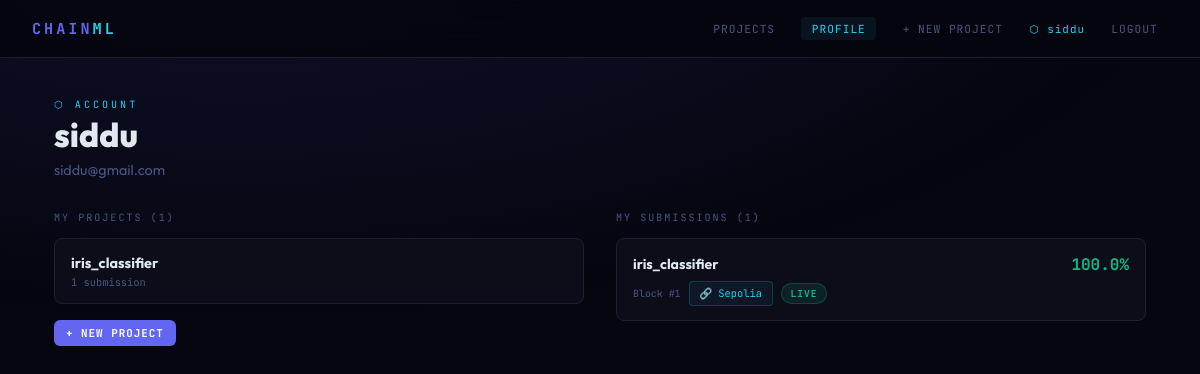
Screenshot of /profile (signed in) with the database file from the repository.
### tables this page shows
CREATE TABLE users (
        id INTEGER PRIMARY KEY AUTOINCREMENT,
        username TEXT NOT NULL UNIQUE,
        email TEXT NOT NULL UNIQUE,
        password_hash TEXT NOT NULL,
        created_at REAL NOT NULL);

CREATE TABLE projects (
        id INTEGER PRIMARY KEY AUTOINCREMENT,
        owner_id INTEGER NOT NULL,
        name TEXT NOT NULL UNIQUE,
        description TEXT DEFAULT '',
        dataset_path TEXT NOT NULL,
        dataset_name TEXT NOT NULL,
        created_at REAL NOT NULL,
        FOREIGN KEY(owner_id) REFERENCES users(id));

CREATE TABLE submissions (
        id INTEGER PRIMARY KEY AUTOINCREMENT,
        project_id INTEGER NOT NULL,
        user_id INTEGER NOT NULL,
        model_filename TEXT NOT NULL,
        model_path TEXT NOT NULL,
        model_hash TEXT NOT NULL,
        verified_accuracy REAL NOT NULL,
        combined_hash TEXT NOT NULL,
        eth_tx_hash TEXT NOT NULL,
        eth_tx_url TEXT NOT NULL,
        eth_mode TEXT NOT NULL DEFAULT 'mock',
        block_index INTEGER NOT NULL,
        previous_hash TEXT NOT NULL,
        submitted_at REAL NOT NULL,
        FOREIGN KEY(project_id) REFERENCES projects(id),
        FOREIGN KEY(user_id) REFERENCES users(id));

### app.py (the view)
@app.route("/profile")
@login_required
def profile():
    my_projects    = get_user_projects(g.user["id"])
    my_submissions = get_user_submissions(g.user["id"])
    return render_template("profile.html",
                           my_projects=my_projects,
                           my_submissions=my_submissions)

### app.py (called while the page is built)
def login_required(f):
    from functools import wraps
    @wraps(f)
    def decorated(*args, **kwargs):
        if not session.get("user_id"):
            return redirect(url_for("login"))
        return f(*args, **kwargs)
    return decorated

@app.before_request
def load_user():
    uid = session.get("user_id")
    g.user = get_user_by_id(uid) if uid else None

@app.context_processor
def inject_user():
    return {"current_user": g.user}

### database.py (called while the page is built)
def get_conn():
    conn = sqlite3.connect(DB_PATH)
    conn.row_factory = sqlite3.Row
    conn.execute("PRAGMA foreign_keys = ON")
    return conn

def get_user_by_id(uid):
    conn = get_conn()
    row = conn.execute("SELECT * FROM users WHERE id=?", (uid,)).fetchone()
    conn.close(); return dict(row) if row else None

def get_user_submissions(uid):
    conn = get_conn()
    rows = conn.execute("""SELECT s.*, p.name AS project_name FROM submissions s
        JOIN projects p ON s.project_id=p.id WHERE s.user_id=?
        ORDER BY s.submitted_at DESC""", (uid,)).fetchall()
    conn.close(); return [dict(r) for r in rows]

def get_user_projects(uid):
    conn = get_conn()
    rows = conn.execute("""SELECT p.*, COUNT(s.id) AS submission_count FROM projects p
        LEFT JOIN submissions s ON s.project_id=p.id WHERE p.owner_id=?
        GROUP BY p.id ORDER BY p.created_at DESC""", (uid,)).fetchall()
    conn.close(); return [dict(r) for r in rows]

### templates/profile.html (shortened to what this page needs)
{% extends "base.html" %}
{% block content %}
<div class="ph"><div class="ph-eye">⬡ Account</div><h1>{{ current_user.username }}</h1><p>{{ current_user.email }}</p></div>
<div class="profile-grid">
  <div>
    <div class="section-title">My Projects ({{ my_projects|length }})</div>
    {% if my_projects %}
    {% for p in my_projects %}
    <a href="/project/{{ p.id }}" class="proj-mini">
      <div class="pn">{{ p.name }}</div>
      <div class="pc">{{ p.submission_count }} submission{{ 's' if p.submission_count != 1 else '' }}</div>
    </a>
    {% endfor %}
    {% else %}
    <div style="color:var(--muted);font-size:.85rem;padding:1rem 0;">No projects yet. <a href="/projects/new" style="color:var(--accent2);">Create one.</a></div>
    {% endif %}
    <div style="margin-top:1rem;"><a href="/projects/new" class="btn btn-primary btn-sm">+ New Project</a></div>
  </div>
  <div>
    <div class="section-title">My Submissions ({{ my_submissions|length }})</div>
    {% if my_submissions %}
    {% for s in my_submissions %}
    <div class="sub-row">
      <div class="sr-top">
        <a href="/project/{{ s.project_id }}" class="sr-proj" style="text-decoration:none;">{{ s.project_name }}</a>
        <span class="sr-acc">{{ "%.1f"|format(s.verified_accuracy*100) }}%</span>
      </div>
      <div style="display:flex;align-items:center;gap:.5rem;flex-wrap:wrap;">
        <span style="font-family:var(--mono);font-size:.62rem;color:var(--muted);">Block #{{ s.block_index }}</span>
        <a href="{{ s.eth_tx_url }}" target="_blank" class="eth-link">🔗 {% if s.eth_mode=='real' %}Sepolia{% else %}Mock{% endif %}</a>
        {% if s.eth_mode=='mock' %}<span class="badge badge-mock">mock</span>{% else %}<span class="badge badge-green">live</span>{% endif %}
      </div>
    </div>
    {% endfor %}
    {% else %}
    <div style="color:var(--muted);font-size:.85rem;padding:1rem 0;">No submissions yet. Browse projects to contribute.</div>
    {% endif %}
  </div>
</div>
{% endblock %}

### templates/base.html (shortened to what this page needs)
<!DOCTYPE html>
<html lang="en">
<head>
</head>
<body>
<nav>
  <a href="/" class="nav-brand">CHAIN<em>ML</em></a>
  <a href="/" class="nav-link {% if request.endpoint=='home' %}active{% endif %}">Projects</a>
  {% if current_user %}
  <a href="/profile" class="nav-link {% if request.endpoint=='profile' %}active{% endif %}">Profile</a>
  <a href="/projects/new" class="nav-link">+ New Project</a>
  <span class="nav-user">⬡ {{ current_user.username }}</span>
  <a href="/logout" class="nav-link">Logout</a>
  {% else %}
  <a href="/login" class="nav-link {% if request.endpoint=='login' %}active{% endif %}">Login</a>
  <a href="/register" class="nav-btn">Register</a>
  {% endif %}
</nav>
<main>{% block content %}{% endblock %}</main>
</body>
</html>

### templates/base.html (style rules this page uses)
:root { --bg:#060610;--surface:#0d0d1a;--card:#12121f;--border:#1e1e35; --accent:#6366f1;--accent2:#22d3ee;--green:#10b981;--red:#f43f5e;--gold:#f59e0b; --text:#e2e8f0;--muted:#4b5680;--mono:'JetBrains Mono',monospace;--sans:'Outfit',sans-serif; }
* { margin:0;padding:0;box-sizing:border-box; }
body { background:var(--bg);color:var(--text);font-family:var(--sans);min-height:100vh; }
body::before { content:'';position:fixed;inset:0; background:radial-gradient(ellipse 80% 50% at 20% -10%,rgba(99,102,241,.12),transparent), radial-gradient(ellipse 60% 40% at 80% 110%,rgba(34,211,238,.08),transparent); pointer-events:none;z-index:0; }
nav { position:sticky;top:0;z-index:100;background:rgba(6,6,16,.92);backdrop-filter:blur(20px); border-bottom:1px solid var(--border);display:flex;align-items:center;gap:1rem;padding:0 2rem;height:58px; }
.nav-brand { font-family:var(--mono);font-size:.95rem;font-weight:700;color:var(--accent);text-decoration:none;letter-spacing:3px;margin-right:auto; }
.nav-brand em { color:var(--accent2);font-style:normal; }
.nav-link { font-family:var(--mono);font-size:.7rem;color:var(--muted);text-decoration:none; letter-spacing:1px;text-transform:uppercase;padding:.3rem .65rem;border-radius:4px;transition:all .2s; }
.nav-link:hover,.nav-link.active { color:var(--accent2);background:rgba(34,211,238,.07); }
.nav-user { font-family:var(--mono);font-size:.68rem;color:var(--accent2);letter-spacing:1px; }
main { position:relative;z-index:1;max-width:1140px;margin:0 auto;padding:2.5rem 1.5rem; }
.ph { margin-bottom:2rem; }
.ph-eye { font-family:var(--mono);font-size:.63rem;letter-spacing:3px;text-transform:uppercase;color:var(--accent2);margin-bottom:.4rem; }
.ph h1 { font-size:2.1rem;font-weight:800;line-height:1.1; }
.ph p { color:var(--muted);font-size:.9rem;margin-top:.4rem; }
.btn { display:inline-flex;align-items:center;gap:.45rem;padding:.6rem 1.2rem;border-radius:6px; font-family:var(--mono);font-size:.75rem;font-weight:700;letter-spacing:1px;text-transform:uppercase; cursor:pointer;text-decoration:none;border:none;transition:all .2s; }
.btn-primary { background:var(--accent);color:#fff; }
.btn-sm { padding:.38rem .75rem;font-size:.68rem; }
.badge { display:inline-flex;align-items:center;gap:.3rem;padding:.18rem .55rem;border-radius:20px; font-family:var(--mono);font-size:.6rem;font-weight:700;letter-spacing:1px;text-transform:uppercase; }
.badge-green { background:rgba(16,185,129,.12);color:var(--green);border:1px solid rgba(16,185,129,.25); }
.eth-link { display:inline-flex;align-items:center;gap:.4rem;font-family:var(--mono);font-size:.65rem; color:var(--accent2);text-decoration:none;border:1px solid rgba(34,211,238,.2); background:rgba(34,211,238,.05);padding:.28rem .6rem;border-radius:4px;transition:all .2s; }

### templates/profile.html (style rules this page uses)
.profile-grid { display:grid;grid-template-columns:1fr 1fr;gap:2rem; }
.section-title { font-family:var(--mono);font-size:.63rem;letter-spacing:2px;text-transform:uppercase;color:var(--muted);margin-bottom:.9rem; }
.proj-mini { display:block;text-decoration:none;background:var(--surface);border:1px solid var(--border);border-radius:8px;padding:.9rem 1rem;transition:all .2s;margin-bottom:.6rem; }
.proj-mini .pn { font-weight:700;font-size:.9rem;color:var(--text); }
.proj-mini .pc { font-family:var(--mono);font-size:.65rem;color:var(--muted);margin-top:.2rem; }
.sub-row { background:var(--surface);border:1px solid var(--border);border-radius:8px;padding:.9rem 1rem;margin-bottom:.6rem; }
.sub-row .sr-top { display:flex;justify-content:space-between;align-items:center;margin-bottom:.4rem; }
.sub-row .sr-proj { font-weight:700;font-size:.88rem;color:var(--text); }
.sub-row .sr-acc { font-family:var(--mono);font-weight:700;color:var(--green); }

### rows the page displays
users: username "siddu", email "siddu@gmail.com"
projects: name "iris_classifier", submission_count "1"
submissions: project_name "iris_classifier", s.verified_accuracy*100 "100.0", block_index "1", eth_mode "Sepolia"

### other values shown
{{ my_projects|length }} "1"
{{ my_submissions|length }} "1"
